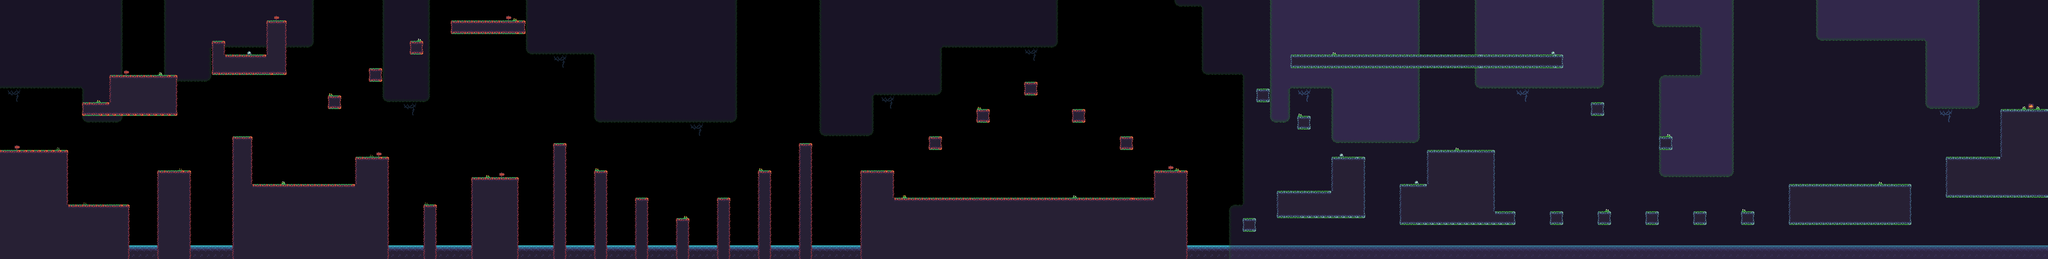

Below is a game level as drawn by its tile map, then a one-line description and the .tmx that defines it (tile-layer data replaced by summaries):
An orthogonal 300x38 tile map with 16x16 px tiles, 4 tile layers (water, background, background_2, elements) and 78 objects.

<map version="1.8" tiledversion="1.8.0" orientation="orthogonal" renderorder="right-down" width="300" height="38" tilewidth="16" tileheight="16" infinite="0" nextlayerid="8" nextobjectid="96">
 <tileset firstgid="1" name="platformer" tilewidth="16" tileheight="16" tilecount="136" columns="17">
  <image source="tiles.png" width="272" height="128" />
 </tileset>
 <objectgroup color="#ffaaff" id="6" name="entity">
  <object id="35" x="648" y="405">
   <point />
  </object>
  <object id="68" x="2169.5" y="432.5">
   <ellipse />
  </object>
  <object id="69" x="2416.67" y="172">
   <ellipse />
  </object>
  <object id="70" x="2558.67" y="432.667">
   <ellipse />
  </object>
  <object id="71" x="3052" y="420">
   <ellipse />
  </object>
  <object id="72" x="3529" y="472">
   <ellipse />
  </object>
  <object id="73" x="3071" y="104">
   <ellipse />
  </object>
  <object id="74" x="3599.33" y="104">
   <ellipse />
  </object>
  <object id="75" x="3903.33" y="302.667">
   <ellipse />
  </object>
  <object id="76" x="3982.67" y="476.667">
   <ellipse />
  </object>
  <object id="77" x="4278.67" y="410.667">
   <ellipse />
  </object>
  <object id="78" x="408" y="367">
   <ellipse />
  </object>
  <object id="79" x="552" y="109">
   <ellipse />
  </object>
  <object id="80" x="875" y="141">
   <ellipse />
  </object>
  <object id="81" x="773" y="410">
   <ellipse />
  </object>
  <object id="82" x="1084" y="32">
   <ellipse />
  </object>
  <object id="83" x="1308" y="144">
   <ellipse />
  </object>
  <object id="84" x="1008" y="461">
   <ellipse />
  </object>
  <object id="85" x="1194" y="400">
   <ellipse />
  </object>
  <object id="89" x="1372" y="312">
   <ellipse />
  </object>
  <object id="91" x="1828" y="329">
   <ellipse />
  </object>
  <object id="92" x="1502" y="445">
   <ellipse />
  </object>
  <object id="93" x="1697" y="449">
   <ellipse />
  </object>
  <object id="94" x="2111" y="457">
   <point />
  </object>
  <object id="95" x="4629" y="314">
   <ellipse />
  </object>
 </objectgroup>
 <layer id="5" name="water" width="300" height="38">
  <data>[11400 cells, 600 non-empty, 2 distinct tile ids]</data>
 </layer>
 <layer id="2" name="background" width="300" height="38" opacity="0.46">
  <data>[11400 cells, 6038 non-empty, 14 distinct tile ids]</data>
 </layer>
 <layer id="7" name="background_2" width="300" height="38" opacity="0.82">
  <data>[11400 cells, 1136 non-empty, 12 distinct tile ids]</data>
 </layer>
 <layer id="1" name="elements" width="300" height="38">
  <data>[11400 cells, 2124 non-empty, 22 distinct tile ids]</data>
 </layer>
 <objectgroup color="#55ff00" id="3" name="solids" visible="0">
  <properties>
   <property name="collidable" type="bool" value="true" />
  </properties>
  <object id="2" x="0.5" y="356" width="156.5" height="252">
   <properties>
    <property name="collidable" type="bool" value="true" />
   </properties>
  </object>
  <object id="8" x="157.75" y="484" width="145.167" height="124">
   <properties>
    <property name="collidable" type="bool" value="true" />
   </properties>
  </object>
  <object id="9" x="370.417" y="404" width="76.5" height="203.334">
   <properties>
    <property name="collidable" type="bool" value="true" />
   </properties>
  </object>
  <object id="10" x="546.417" y="324.667" width="42.5" height="283.333">
   <properties>
    <property name="collidable" type="bool" value="true" />
   </properties>
  </object>
  <object id="11" x="589.75" y="435.333" width="243.833" height="171.333">
   <properties>
    <property name="collidable" type="bool" value="true" />
   </properties>
  </object>
  <object id="12" x="834.417" y="372" width="75.1667" height="236">
   <properties>
    <property name="collidable" type="bool" value="true" />
   </properties>
  </object>
  <object id="13" x="993.75" y="484" width="27.8333" height="123.333">
   <properties>
    <property name="collidable" type="bool" value="true" />
   </properties>
  </object>
  <object id="14" x="1106.42" y="419.333" width="107.833" height="187.333">
   <properties>
    <property name="collidable" type="bool" value="true" />
   </properties>
  </object>
  <object id="16" x="1298.42" y="340.333" width="27.8333" height="266.666">
   <properties>
    <property name="collidable" type="bool" value="true" />
   </properties>
  </object>
  <object id="17" x="1393.75" y="403" width="27.8333" height="204.666">
   <properties>
    <property name="collidable" type="bool" value="true" />
   </properties>
  </object>
  <object id="18" x="1490.08" y="467" width="27.8333" height="140.666">
   <properties>
    <property name="collidable" type="bool" value="true" />
   </properties>
  </object>
  <object id="20" x="1586.42" y="515" width="27.8333" height="91.9993">
   <properties>
    <property name="collidable" type="bool" value="true" />
   </properties>
  </object>
  <object id="21" x="1682.08" y="466.334" width="27.8333" height="140.666">
   <properties>
    <property name="collidable" type="bool" value="true" />
   </properties>
  </object>
  <object id="22" x="1778.08" y="402.667" width="27.8333" height="204.666">
   <properties>
    <property name="collidable" type="bool" value="true" />
   </properties>
  </object>
  <object id="23" x="1874.42" y="340.334" width="27.8333" height="266.666">
   <properties>
    <property name="collidable" type="bool" value="true" />
   </properties>
  </object>
  <object id="24" x="259.083" y="178.333" width="155.167" height="92">
   <properties>
    <property name="collidable" type="bool" value="true" />
   </properties>
  </object>
  <object id="25" x="193.416" y="242.667" width="65.167" height="28.6667">
   <properties>
    <property name="collidable" type="bool" value="true" />
   </properties>
  </object>
  <object id="26" x="498.75" y="98" width="25.8337" height="75.3333">
   <properties>
    <property name="collidable" type="bool" value="true" />
   </properties>
  </object>
  <object id="27" x="525.083" y="131.333" width="101.834" height="42.6667">
   <properties>
    <property name="collidable" type="bool" value="true" />
   </properties>
  </object>
  <object id="28" x="626.75" y="50.6667" width="43.167" height="124">
   <properties>
    <property name="collidable" type="bool" value="true" />
   </properties>
  </object>
  <object id="29" x="770.416" y="226.667" width="26.5004" height="27.3333">
   <properties>
    <property name="collidable" type="bool" value="true" />
   </properties>
  </object>
  <object id="30" x="866.75" y="163" width="26.5004" height="27.3333">
   <properties>
    <property name="collidable" type="bool" value="true" />
   </properties>
  </object>
  <object id="31" x="963.083" y="99.6667" width="26.5004" height="27.3333">
   <properties>
    <property name="collidable" type="bool" value="true" />
   </properties>
  </object>
  <object id="32" x="1058.42" y="51" width="170.5" height="27.3333">
   <properties>
    <property name="collidable" type="bool" value="true" />
   </properties>
  </object>
  <object id="38" x="2018.08" y="403.667" width="75.1663" height="203.333">
   <properties>
    <property name="collidable" type="bool" value="true" />
   </properties>
  </object>
  <object id="39" x="2094.08" y="467" width="610.5" height="139.333">
   <properties>
    <property name="collidable" type="bool" value="true" />
   </properties>
  </object>
  <object id="40" x="2706.08" y="403.667" width="75.1663" height="202.666">
   <properties>
    <property name="collidable" type="bool" value="true" />
   </properties>
  </object>
  <object id="41" x="2995.42" y="451.667" width="127.166" height="60.6663">
   <properties>
    <property name="collidable" type="bool" value="true" />
   </properties>
  </object>
  </objectgroup>
</map>
<!-- 25 of 78 objects omitted -->
